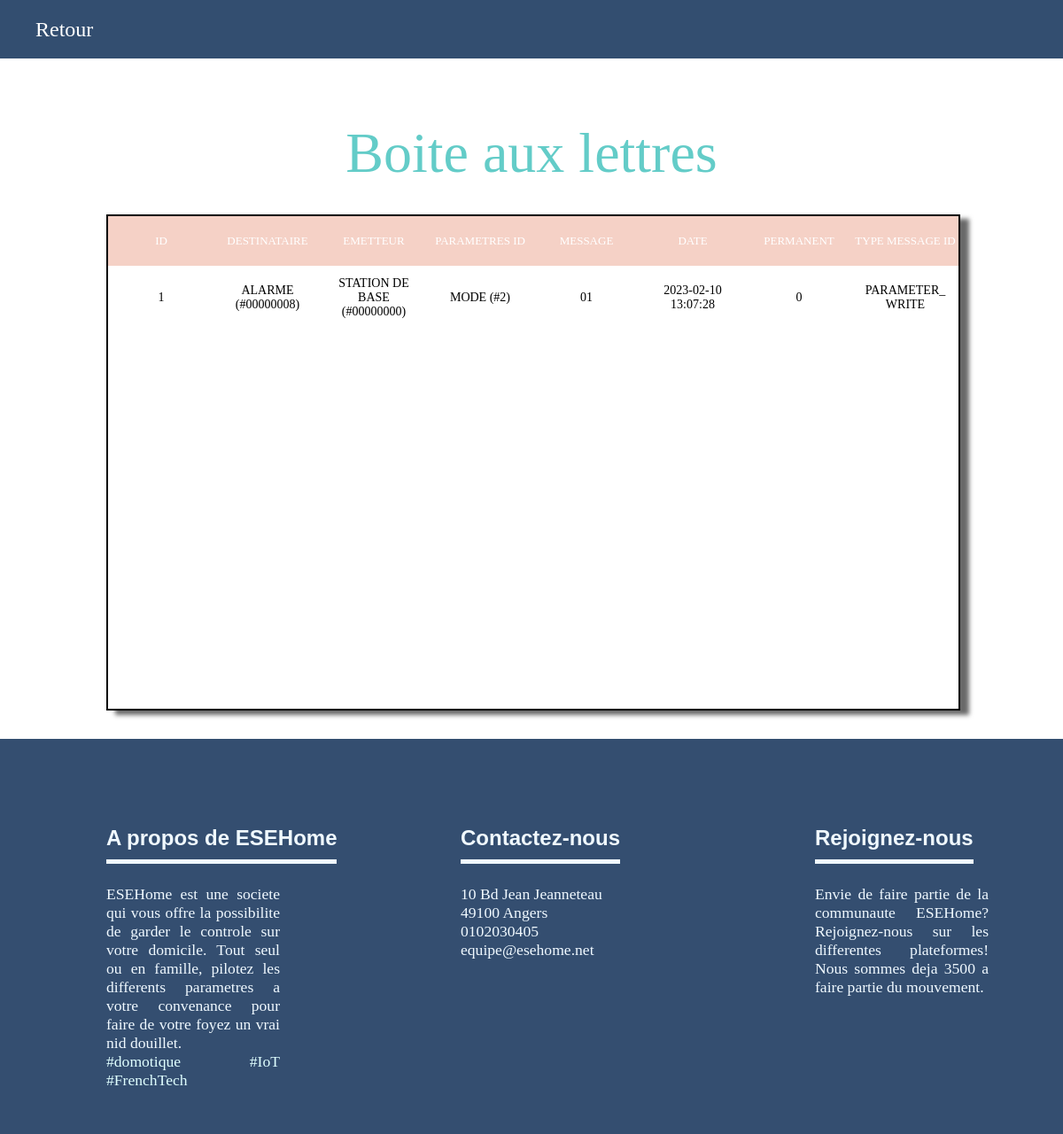
Page /DEV_PHP_WEB/messages.php on the committed database.
### tables this page shows
CREATE TABLE IF NOT EXISTS `message` (
    `id` int(11) NOT NULL AUTO_INCREMENT,
    `recipient` int(11) NOT NULL,
    `transmitter` int(11),  
    `type_message` int(11) NOT NULL,
    `parameter_id` int(11),
    `data` varchar(20),  
    `date` timestamp NOT NULL DEFAULT CURRENT_TIMESTAMP,
    `permanent` bit NOT NULL DEFAULT 0,
    `history` bit NOT NULL DEFAULT 0,

    PRIMARY KEY (id),
    FOREIGN KEY (recipient) REFERENCES object(id),
    FOREIGN KEY (transmitter) REFERENCES object(id),
    FOREIGN KEY (type_message) REFERENCES message_type(id),
    FOREIGN KEY (parameter_id) REFERENCES parameters(id)
);

CREATE TABLE IF NOT EXISTS `object` (
    `id` int(11) NOT NULL AUTO_INCREMENT,
    `physical_id` varchar(8) NOT NULL UNIQUE,
    `type_id` int(11) NOT NULL,
    `name` varchar(30) NOT NULL,
    `creation_date` timestamp NOT NULL DEFAULT CURRENT_TIMESTAMP,
    `state` bit NOT NULL,

    PRIMARY KEY (id),
    FOREIGN KEY (type_id) REFERENCES object_type(`id`)
);

CREATE TABLE IF NOT EXISTS `parameters` (
    `id` int(11) NOT NULL AUTO_INCREMENT,
    `param_type_id` int(11) NOT NULL,
    `object_id` int(11) NOT NULL,
    `name` varchar(30) NOT NULL,
    `value` varchar(30) NOT NULL,
    `unit` varchar(30),

    PRIMARY KEY (id),
    FOREIGN KEY (param_type_id) REFERENCES param_types(id),
    FOREIGN KEY (object_id) REFERENCES object(id)
);

CREATE TABLE IF NOT EXISTS `message_type` (
    `id` int(11) NOT NULL AUTO_INCREMENT,
    `name` varchar(100) NOT NULL,
    `hex_value` varchar(2),

    PRIMARY KEY (id)
);

### DEV_PHP_WEB/messages.php (the view, shortened to what this page needs)
<?php
    include("inc/db.php");
    $msg = $pdo->query("SELECT MSG.id, MSG.data, MSG.date, MSG.permanent, OBr.name as recipient, OBt.name as transmitter, OBr.physical_id as recipient_id, OBt.physical_id as transmitter_id, PARAM.name as param_name, PARAM.id as param_id, MT.name as msg_type FROM message as MSG
    INNER JOIN object as OBr ON OBr.id = MSG.recipient
    INNER JOIN object as OBt ON OBt.id = MSG.transmitter
    INNER JOIN parameters as PARAM ON PARAM.id = MSG.parameter_id
    INNER JOIN message_type as MT ON MT.id = MSG.type_message
    WHERE MSG.history = 0
    ORDER BY id DESC");
    $messages = $msg->fetchAll(PDO::FETCH_ASSOC);
?>
<link rel="stylesheet" href="css/messages.css"/>
<link rel="stylesheet" type="text/css" href="css/styles.css">
	<header class="header">
		<a class="retour" href="admin.php">Retour</a>
	</header>
	<h1>Boite aux lettres</h1>
			<div class="tableau">
				<div class="table_header">
				    <table>
				        <thead>
				            <tr>
						        <th class="id">Id</th>
						        <th class="destinataire">Destinataire</th>
						        <th class="emetteur">Emetteur</th>
						        <th class="param_id">Parametres Id</th>
						        <th class="message">Message</th>
						        <th class="date">Date</th>
						        <th class="permanent">Permanent</th>
						        <th class="type_message_id">Type message id</th>
				        	</tr>
				        </thead>
				    </table>
				</div>
			    <div class="table_body">
			    	<table>
				    	<?php
				    	foreach ($messages as $key => $value)
				    	{?>
				        <tbody>
				        	<tr>
					            <td><?= $value['id'] ?></td>
					            <td><?= $value['recipient']." (#".$value['recipient_id'].")" ?></td>
					            <td><?= $value['transmitter']." (#".$value['transmitter_id'].")" ?></td>
					            <td><?= $value['param_name']." (#".$value['param_id'].")" ?></td>
					            <td><?= $value['data'] ?></td>
					            <td><?= $value['date'] ?></td>
					            <td><?= $value['permanent'] ?></td>
					            <td><?= $value['msg_type'] ?></td>
				        	</tr>
				     	</tbody>
				        <?php
					    }
					    ?>
			    	</table>
				</div>
			</div>
		<?php require 'inc/footer.php';?>

### DEV_PHP_WEB/css/messages.css (style rules this page uses)
* { margin: 0; padding: 0; font-family: 'Exo', sans-serif; }
.header { position: fixed; left: 0; right: 0; top: 0; height: 66px; line-height: 66px; color: #fff; background-color: #334E70; z-index: 1000; }
.retour { padding-top: 7px; padding-left: 40px; max-width: auto; font-size: 1.5em; text-decoration: none; color: white; }
h1 { font-size: 4em; line-height: 1.4; color: #63CCC8; text-align: center; margin-top: 2em; padding: 0; }
.tableau { position: relative; margin-left: 10%; margin-right: 0; margin-top: 1.5em; margin-bottom: 2em; width: 80%; border: 2px solid #000000; box-shadow: 10px 5px 5px rgb(105, 105, 105); }
table { width:100%; table-layout: fixed; height: auto; text-transform: uppercase; margin: 0; padding: 0; border-collapse: collapse; border-radius: 1em; }
.table_header { width: 100%; background: #F5D1C6; padding-top: 20px; padding-bottom: 20px; color: white; border-collapse: collapse; }
.table_body { height:500px; overflow-y: auto; background: white; }
tr { margin: 0; padding: 4px; }
th { font-weight: 500; font-size: 13px; vertical-align: middle; text-align: center; color: #fff; }
td { padding: 12px; font-size: 14px; text-align: center; word-wrap:break-word; margin: 0; padding: 0; }
thead { vertical-align: middle; height: auto; }
tr { margin: 0; padding: 0; }
td { padding: 12px; vertical-align:middle; font-weight: 300; font-size: 14px; word-wrap:break-word; }
thead { vertical-align:middle; height: auto; }

### DEV_PHP_WEB/css/styles.css (style rules this page uses)
* { font-family: "Exo"; font-weight: 300; }

### rows in the picture
message: id "1", recipient.name "ALARME", recipient.physical_id "00000008", transmitter.name "STATION DE BASE", transmitter.physical_id "00000000", parameter.name "MODE", parameter "2", data "01", date "2023-02-10 13:07:28", permanent "0", type_message.name "PARAMETER_WRITE"
